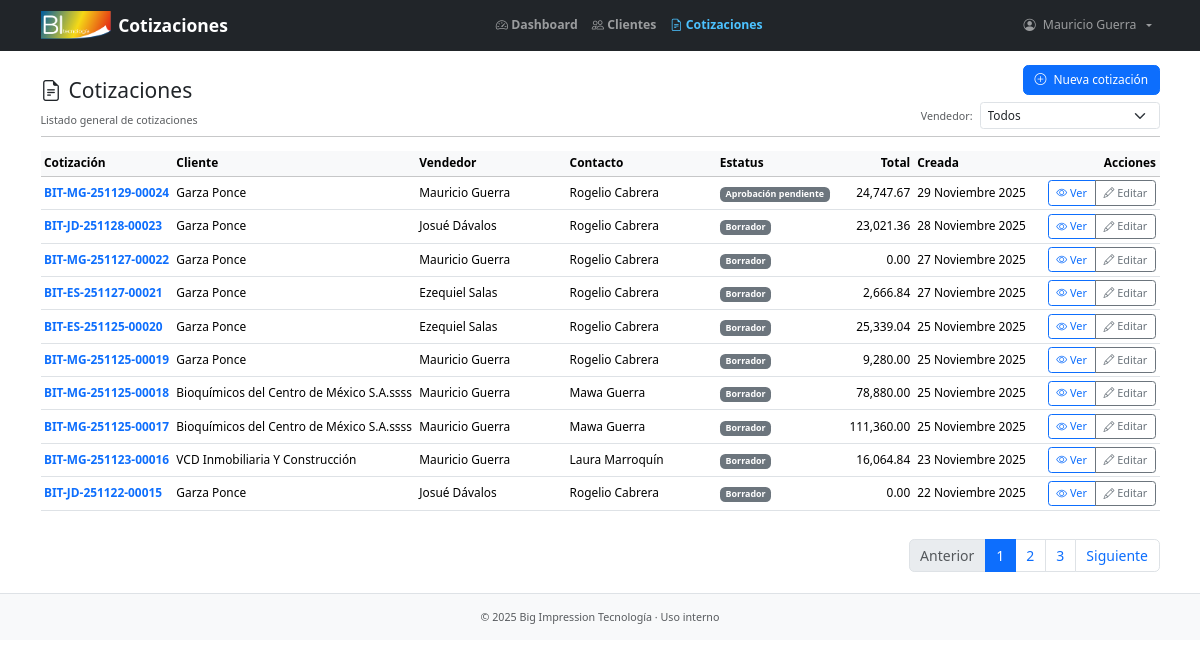
The app's page /list/ (signed in), older data.
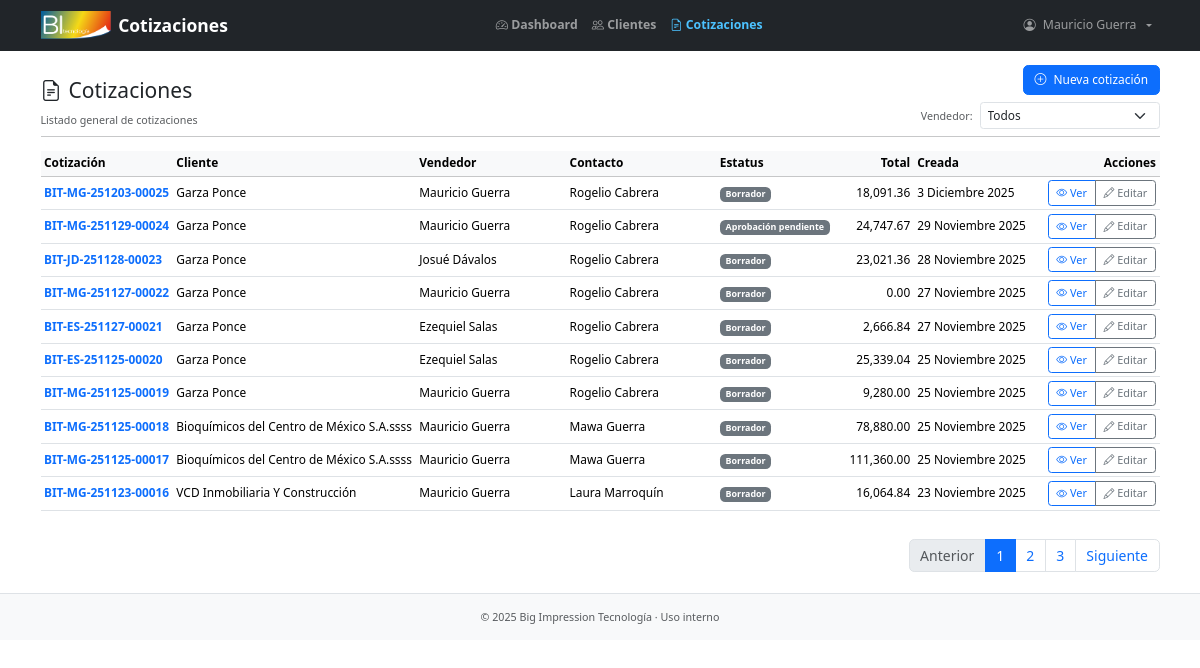
The same page, newer data.
### quotes/models.py (models this page shows, shortened)
class Quote(models.Model):
    class Status(models.TextChoices):
        DRAFT = "DFT", "Borrador"
        PENDING_APPROVAL = "RVW", "Aprobación pendiente"
        APPROVED = "APP", "Aprobada"
        SENT = "SNT", "Enviada"
        WON = "WON", "Ganada"
        LOST = "LST", "Perdida"
        EXPIRED = "EXP", "Expirada"
    class PaymentTerms(models.TextChoices):
        CASH = "CSH", "Contado"
        N7 = "N07", "Crédito 7 días"
        N15 = "N15", "Crédito 15 días"
        N30 = "N30", "Crédito 30 días"
        N60 = "N60", "Crédito 60 días"
        N90 = "N90", "Crédito 90 días"
    quote_id = models.CharField(max_length=19, unique=True, blank=True, null=True, verbose_name="Cotización")
    customer = models.ForeignKey(Customer, on_delete=models.PROTECT, verbose_name="Cliente", related_name="customer_quotes")
    contact = models.ForeignKey(Contact, on_delete=models.PROTECT, related_name="contact_quotes", verbose_name="Contacto")
    user = models.ForeignKey(settings.AUTH_USER_MODEL, on_delete=models.PROTECT, related_name="user_quotes", verbose_name="Usuario")
    status = models.CharField(max_length=3, choices=Status.choices, default=Status.DRAFT, verbose_name="Estatus")
    payment_terms = models.CharField(max_length=3, choices=PaymentTerms.choices, default=PaymentTerms.CASH, verbose_name="Términos de pago")
    valid_until = models.DateField(verbose_name="Válida hasta", blank=True, null=True)
    is_active = models.BooleanField(default=True, verbose_name="Activa")
    created = models.DateTimeField(auto_now_add=True)
    updated = models.DateTimeField(auto_now=True)
    created_by = models.ForeignKey(settings.AUTH_USER_MODEL, on_delete=models.PROTECT, null=True, related_name="created_quotes", verbose_name="Creado por")
    updated_by = models.ForeignKey(settings.AUTH_USER_MODEL, on_delete=models.PROTECT, null=True, related_name="updated_quotes", verbose_name="Modificado por")
    approved_by = models.ForeignKey(settings.AUTH_USER_MODEL, on_delete=models.PROTECT, null=True, blank=True, related_name="approved_quotes", verbose_name="Aprobada por")
    approved_at = models.DateTimeField(blank=True, null=True, verbose_name="Fecha de aprobación")
    sent_by = models.ForeignKey(settings.AUTH_USER_MODEL, on_delete=models.PROTECT, null=True, blank=True, related_name="sent_quotes", verbose_name="Enviada por")
    sent_at = models.DateTimeField(blank=True, null=True, verbose_name="Fecha de envío")
    won_by = models.ForeignKey(settings.AUTH_USER_MODEL, on_delete=models.PROTECT, null=True, blank=True, related_name="won_quotes", verbose_name="Ganada por")
    won_at = models.DateTimeField(blank=True, null=True, verbose_name="Fecha de cierre")
    lost_by = models.ForeignKey(settings.AUTH_USER_MODEL, on_delete=models.PROTECT, null=True, blank=True, related_name="lost_quotes", verbose_name="Perdida por")
    lost_at = models.DateTimeField(blank=True, null=True, verbose_name="Fecha de pérdida")
    lost_reason = models.CharField(max_length=100, blank=True, null=True, verbose_name="Razón de pérdida")
    class Meta:
        ordering = ["-created"]
        indexes = [
            models.Index(fields=["status", "created"]),
            models.Index(fields=["user", "created"]),
            models.Index(fields=["is_active"]),
        ]
        verbose_name = "Cotización"
        verbose_name_plural = "Cotizaciones"
        get_latest_by = "created"
    @property
    def get_subtotal(self) -> Decimal:
        lines = self.quote_lines.all()
        return sum((line.gross_total for line in lines), Decimal("0.00"))
    @property
    def get_discount(self) -> Decimal:
        lines = self.quote_lines.all()
        return sum((line.discount_value for line in lines), Decimal("0.00"))
    @property
    def net_subtotal(self) -> Decimal:
        return self.get_subtotal - self.get_discount
    @property
    def get_tax(self) -> Decimal:
        return (self.net_subtotal * Decimal(0.16)).quantize(Decimal("0.01"), rounding=ROUND_HALF_UP)
    @property
    def total(self) -> Decimal:
        return self.get_subtotal - self.get_discount + self.get_tax

class QuoteLine(models.Model):
    class Discount(models.IntegerChoices):
        DISC0 = 0, "0%"
        DISC3 = 3, "3%"
        DISC5 = 5, "5%"
        DISC7 = 7, "7%"
        DISC10 = 10, "10%"
        DISC15 = 15, "15%"
        DISC50 = 50, "50%"
        DISC100 = 100, "100%"
    quote = models.ForeignKey(Quote, on_delete=models.CASCADE, related_name="quote_lines")
    section = models.ForeignKey(QuoteSection, on_delete=models.SET_NULL, blank=True, null=True, related_name="section_lines", verbose_name="Sección")
    product = models.ForeignKey(Product, on_delete=models.PROTECT, related_name="product_quoted_lines", verbose_name="Número de parte")
    description = models.CharField(max_length=200, blank=True, verbose_name="Descripción")
    quantity = models.PositiveIntegerField(default=1, validators=[MinValueValidator(1)], verbose_name="Cantidad")
    unit_price = models.DecimalField(max_digits=12, validators=[MinValueValidator(0)], decimal_places=2, verbose_name="Precio unitario")
    discount = models.PositiveSmallIntegerField(choices=Discount.choices, default=Discount.DISC0, blank=False, null=False, verbose_name="Descuento")
    delivery_time = models.PositiveSmallIntegerField(default=0, validators=[MinValueValidator(0)], verbose_name="Tiempo de entrega", help_text="Tiempo en días hábiles")
    class Meta:
        verbose_name = "Línea de cotización"
        verbose_name_plural = "Líneas de cotización"
        ordering = ["section_id", "id"]
        indexes = [
            models.Index(fields=["quote"]),
            models.Index(fields=["section"]),
            models.Index(fields=["product"]),
            models.Index(fields=["discount"]),
        ]
    @property
    def gross_total(self) -> Decimal:
        return (Decimal(self.quantity) * (self.unit_price or Decimal("0.00"))).quantize(Decimal("0.01"), rounding=ROUND_HALF_UP)
    @property
    def discount_value(self) -> Decimal:
        pct = Decimal(self.discount or 0) / Decimal("100")
        return (self.gross_total * pct).quantize(Decimal("0.01"), rounding=ROUND_HALF_UP)

### customers/models.py (models this page shows, shortened)
class Customer(models.Model):
    class Meta:
        verbose_name = "Cliente"
        verbose_name_plural = "Clientes"
        ordering = ["name"]
        indexes = [
            models.Index(fields=["assigned_to"]),
        ]
    rfc_validator = RegexValidator(
        regex=r"^([A-Za-zÑñ\x26]{3,4}([0-9]{2})(0[1-9]|1[0-2])(0[1-9]|1[0-9]|2[0-9]|3[0-1]))([A-Za-z\d]{3})?$",
        message="El RFC no tiene un formato válido"
    )
    name = models.CharField(max_length=100, unique=True, verbose_name="Cliente")
    slug = models.SlugField(max_length=100, unique=True)
    rfc = models.CharField(max_length=13, validators=[rfc_validator], unique=True, null=True, blank=True)
    assigned_to = models.ForeignKey(settings.AUTH_USER_MODEL, on_delete=models.SET_NULL, null=True, blank=True, verbose_name="Vendedor", related_name="assigned_customers")
    created = models.DateTimeField(auto_now_add=True)
    updated = models.DateTimeField(auto_now=True)
    created_by = models.ForeignKey(settings.AUTH_USER_MODEL, on_delete=models.PROTECT, null=True, related_name="created_customers", verbose_name="Creado por")
    updated_by = models.ForeignKey(settings.AUTH_USER_MODEL, on_delete=models.PROTECT, null=True, related_name="updated_customers", verbose_name="Modificado por")

class Contact(models.Model):
    class Meta:
        verbose_name = "Contacto"
        verbose_name_plural = "Contactos"
        ordering = ["first_name", "last_name"]
        indexes = [
            models.Index(fields=["first_name", "last_name"]),
            models.Index(fields=["customer"]),
        ]
    phone_validator = RegexValidator(
        regex=r"^\d{10}$",
        message="El número de teléfono debe tener exactamente 10 dígitos numéricos."
    )
    extension_validator = RegexValidator(
        regex=r"^(?!0+$)(?:\d{1,5})?$",
        message="La extensión debe ser de 1 a 5 dígitos. No puede ser 0's"
    )
    first_name = models.CharField(max_length=30, verbose_name="Nombre")
    last_name = models.CharField(max_length=30, verbose_name="Apellido")
    title = models.CharField(max_length=30, blank=True, null=True, verbose_name="Puesto")
    phone = models.CharField(max_length=10, validators=[phone_validator], blank=True, null=True, verbose_name="Teléfono oficina")
    phone_extension = models.CharField(max_length=5, validators=[extension_validator], blank=True, null=True, verbose_name="Extensión")
    cel_phone = models.CharField(max_length=10, validators=[phone_validator], blank=True, null=True, verbose_name="Teléfono celular")
    email = models.EmailField(unique=True)
    customer = models.ForeignKey(Customer, on_delete=models.CASCADE, related_name="contacts")
    is_active = models.BooleanField(default=True, verbose_name="Activo")
    created = models.DateTimeField(auto_now_add=True)
    updated = models.DateTimeField(auto_now=True)
    created_by = models.ForeignKey(settings.AUTH_USER_MODEL, on_delete=models.PROTECT, null=True, related_name="created_contacts")
    updated_by = models.ForeignKey(settings.AUTH_USER_MODEL, on_delete=models.PROTECT, null=True, related_name="updated_contacts")

### users/models.py (models this page shows)
class CustomUser(AbstractUser):
    def __str__(self):
        return (self.get_full_name() or self.username).strip()

### quotes/views.py (the view)
# urls.py: path("list/", views.QuoteListView.as_view(), name="quote_list"),
class QuoteListView(LoginRequiredMixin, ListView):
    model = Quote
    template_name = "quotes/quotes_list.html"
    context_object_name = "quotes"
    ordering = "-created"
    paginate_by = 10
    def get_queryset(self):
        queryset = super().get_queryset()
        slug = self.kwargs.get("slug")
        if slug:
            queryset = queryset.filter(customer__slug=slug)
        user = self.request.user
        if not (user.profile.is_csr or user.profile.is_manager):
            queryset = queryset.filter(user=user)
        selected_user_id = self.request.GET.get("user")
        if selected_user_id and (user.profile.is_csr or user.profile.is_manager):
            queryset = queryset.filter(user__id=selected_user_id)
        return queryset
    def get_context_data(self, **kwargs):
        context = super().get_context_data(**kwargs)
        context["users"] = CustomUser.objects.all()
        context["can_see_all_quotes"] = self.request.user.profile.is_csr or self.request.user.profile.is_manager
        context["selected_user_id"] = self.request.GET.get("user") or ""
        context["slug"] = self.kwargs.get("slug")
        return context
    def paginate_queryset(self, queryset, page_size):
        paginator = self.get_paginator(queryset, page_size)
        page = self.request.GET.get(self.page_kwarg, 1)
        page_obj = paginator.get_page(page)
        return paginator, page_obj, page_obj.object_list, page_obj.has_other_pages()

### users/models.py (called while the page is built)
    @property
    def is_csr(self):
        return self.role == self.Role.CSR

    @property
    def is_manager(self):
        print(self.role == self.Role.MANAGER)
        return self.role == self.Role.MANAGER

### quotes/templates/quotes/quotes_list.html (shortened to what the changed rows need)
{% extends "base.html" %}
{% load humanize %}
{% block content_header %}
    <div class="d-flex align-items-end justify-content-between mt-3 mb-2">
        <div>
            <h1 class="h4 mb-2 d-flex align-items-center gap-2">
                <i class="bi bi-file-earmark-text"></i> Cotizaciones
            </h1>
        </div>
    </div>
{% endblock content_header %}
{% block content %}
    {% if quotes %}
        <div class="table-responsive">
            <table class="table table-hover table-sm align-middle">
                <thead class="table-light">
                    <tr>
                        <th style="min-width:130px;">Cotización</th>
                        <th>Cliente</th>
                        {% if can_see_all_quotes %}
                            <th style="min-width:150px;">Vendedor</th>
                        {% endif %}
                        <th style="min-width:150px;">Contacto</th>
                        <th style="min-width:80px;">Estatus</th>
                        <th class="text-end" style="min-width:80px;">Total</th>
                        <th style="min-width:130px;">Creada</th>
                        <th class="text-end" style="min-width:60px;">Acciones</th>
                    </tr>
                </thead>
                <tbody>
                    {% for q in quotes %}
                        <tr>
                            <td class="fw-semibold">
                                <a class="text-decoration-none"
                                   href="{% url 'quotes:quote_detail' q.id %}">
                                    {{ q.quote_id|default:q.id }}
                                </a>
                            </td>
                            <td>{{ q.customer.name }}</td>
                            {% if can_see_all_quotes %}
                                <td>
                                    {% if q.user %}
                                        {{ q.user.get_full_name|default:q.user.username }}
                                    {% else %}
                                        <span class="text-muted">—</span>
                                    {% endif %}
                                </td>
                            {% endif %}
                            <td>
                                {% if q.contact %}
                                    {{ q.contact.first_name }} {{ q.contact.last_name }}
                                {% else %}
                                    <span class="text-muted">—</span>
                                {% endif %}
                            </td>
                            <td>
                                <span class="badge text-bg-secondary">
                                    {{ q.get_status_display }}
                                </span>
                            </td>
                            <td class="text-end">
                                {{ q.total|floatformat:2|intcomma }}
                            </td>
                            <td>
                                {{ q.created|date:"j F Y" }}
                            </td>
                            <td class="text-end">
                                <div class="btn-group" role="group">
                                    <a href="{% url 'quotes:quote_detail' q.id %}"
                                       class="btn btn-sm btn-outline-primary">
                                        <i class="bi bi-eye"></i> Ver
                                    </a>
                                    <a href="{% url 'quotes:quote_edit' q.id %}"
                                       class="btn btn-sm btn-outline-secondary">
                                        <i class="bi bi-pencil"></i> Editar
                                    </a>
                                </div>
                            </td>
                        </tr>
                    {% endfor %}
                </tbody>
            </table>
        </div>
        {% if is_paginated %}
            <nav class="mt-3" aria-label="Paginación de cotizaciones">
                <ul class="pagination justify-content-end">
                    {% for i in paginator.page_range %}
                        {% if page_obj.number == i %}
                            <li class="page-item active">
                                <span class="page-link">{{ i }}</span>
                            </li>
                        {% else %}
                            <li class="page-item">
                                <a class="page-link" href="?page={{ i }}">
                                    {{ i }}
                                </a>
                            </li>
                        {% endif %}
                    {% endfor %}
                </ul>
            </nav>
        {% endif %}
    {% endif %}
{% endblock content %}

Row changes from the older to the newer data that the page shows:
no longer on this page (row unchanged): Quote: quote_id "BIT-JD-251122-00015", customer.name "Garza Ponce", user.get_full_name "Josué Dávalos", contact.first_name "Rogelio", contact.last_name "Cabrera", status "Borrador", total "0.00", created "22 Noviembre 2025"
added Quote: quote_id "BIT-MG-251203-00025", customer.name "Garza Ponce", user.get_full_name "Mauricio Guerra", contact.first_name "Rogelio", contact.last_name "Cabrera", status "Borrador", total "18,091.36", created "3 Diciembre 2025"
